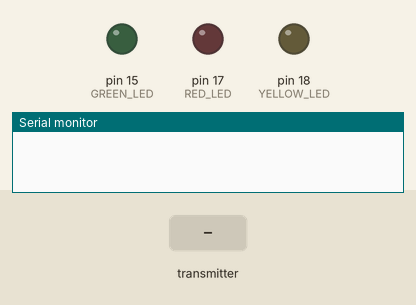
This sketch was run on a simulated Arduino Uno, built with avr-gcc and run on an emulated ATmega328P. Parts: output pins drawn as LEDs (lit = HIGH), the last lines printed to the serial monitor. Inputs (shaded band) come from the test bench. Random numbers use the default seed unless the sketch sets one; no radio packets arrive unless stated.

Above: at 2.1 s.
2.2 s: the transmitter starts sending correct = 0
At 2.9 s:
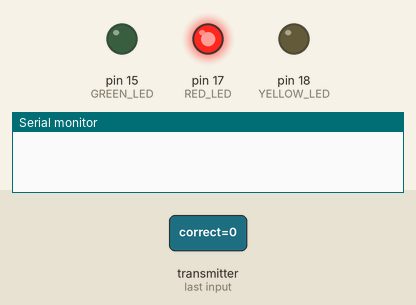
At 4.6 s:
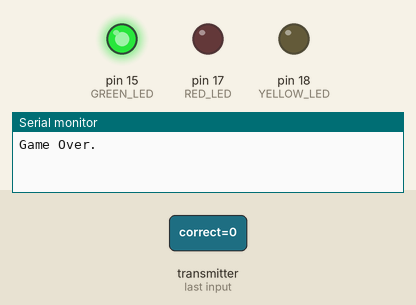
4.7 s: the transmitter starts sending correct = 64
At 6.3 s:
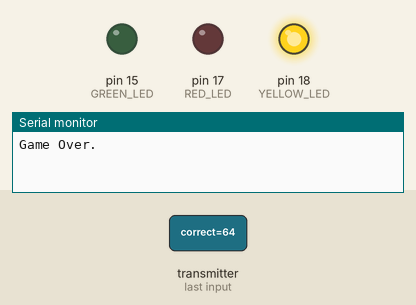
Timing chart, 0 to 13.7 s (numbered marks = the images above; inputs shaded):
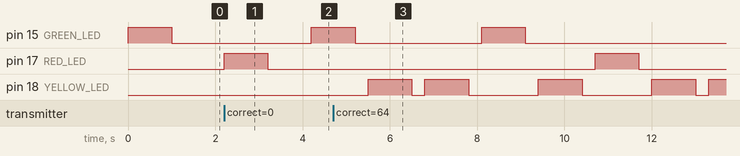

The sketch:

teensy.ino
```cpp
#include <RF24.h>
#include <printf.h>

#define BUFFER_LENGTH 60
uint8_t buf[BUFFER_LENGTH];

#define RED_LED 17
#define YELLOW_LED 18
#define GREEN_LED 15

uint32_t turn = 1;

typedef struct {
  uint8_t buf[30];
  uint8_t turn = 1;
} Data;

typedef struct {
  uint8_t correct;
} Check;

Data data;
Check checker;

RF24 radio(9, 10);

void init() {
  radio.setPALevel(RF24_PA_LOW);
  radio.setPayloadSize(32);
  radio.setChannel(15);
  radio.setCRCLength(RF24_CRC_16);
  radio.setDataRate(RF24_1MBPS);
  radio.openReadingPipe(1, 0xc2c2c2c2c2);
  radio.openWritingPipe(0xe7e7e7e7e7);
}

void setup() {
  pinMode(RED_LED, OUTPUT);
  pinMode(YELLOW_LED, OUTPUT);
  pinMode(GREEN_LED, OUTPUT);

  Serial.begin(9600);

  radio.begin();
  init();

  digitalWrite(RED_LED, LOW);
  digitalWrite(YELLOW_LED, LOW);
  digitalWrite(GREEN_LED, LOW);
}

uint8_t rngColor()
{
  int value = random(3);
  switch(value) {
    case 0:
      return 'R';
    case 1:
      return 'G';
    case 2:
      return 'Y';
  }
}

void setLED(uint8_t color, uint8_t status)
{
  switch(color) {
    case 'R':
      digitalWrite(RED_LED, status);
      break;
    case 'G':
      digitalWrite(GREEN_LED, status);
      break;
    case 'Y':
      digitalWrite(YELLOW_LED, status);
      break;
  }
}

void loop()
{
  buf[turn - 1] = rngColor();

  for (uint32_t i = 0; i < turn; i++) {
    setLED(buf[i], HIGH);
    delay(1000);
    setLED(buf[i], LOW);
    delay(300);
  }
  data.turn = turn;

  for (int i = 0; i < 30; i++) {
    data.buf[i] = buf[i];
  }

  for ( int i = 0; i < 30; i++ ) {
    data.buf[i] = buf[30 + i];
  }

  radio.startListening();
  while (!radio.available()) {}

  radio.read(&checker, sizeof(checker));
  uint8_t input = checker.correct;
  radio.stopListening();

  switch(input) {
    case 0:
      turn = 1;
      digitalWrite(RED_LED, HIGH);
      delay(1000);
      digitalWrite(RED_LED, LOW);
      delay(1000);
      Serial.println("Game Over.");
      break;
    case 1:
      turn++;
      digitalWrite(GREEN_LED, HIGH);
      delay(1000);
      digitalWrite(GREEN_LED, LOW);
      delay(1000);
      Serial.println("Correct Code.");
      break;
    default:
      break;
  }
}
```

Measured:
- after the input at 2.2 s, pin 15 (GREEN_LED): LOW → HIGH after 2.0 s; pin 17 (RED_LED): LOW → HIGH at once, → LOW 1.0 s later
